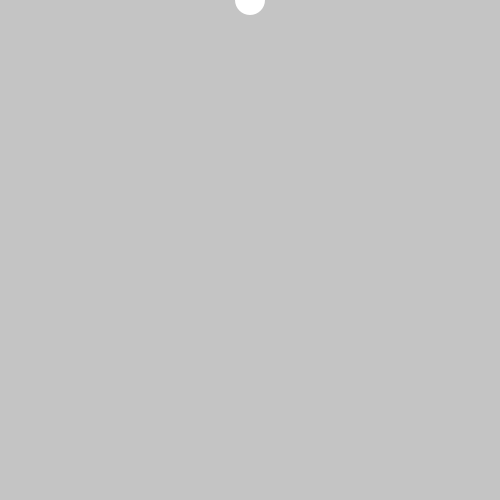
Frame 1 (no input)
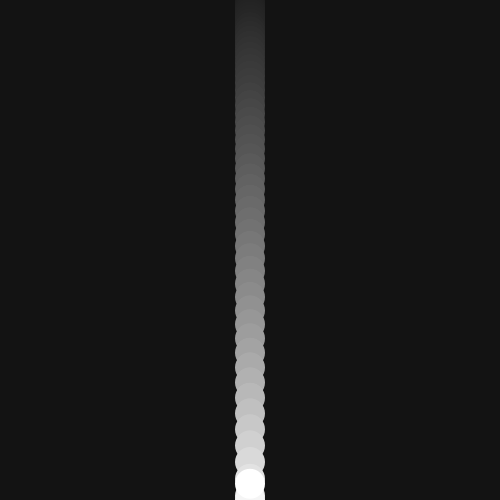
Frame 60 (the mouse pressed at the canvas centre just before this capture)
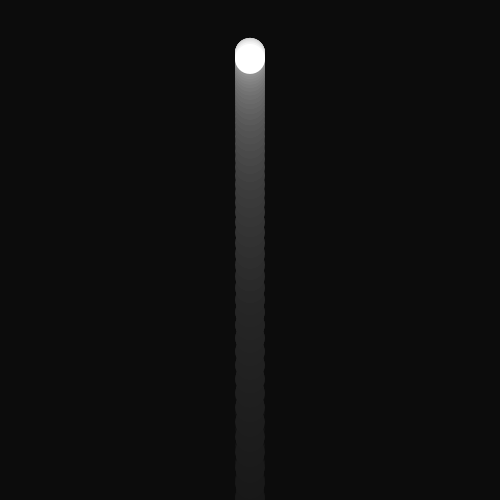
Frame 120 (the mouse held since frame 60 and released just before this capture)

The Processing sketch that drew these frames (run headless with seeded random() and noise(); from frame 60 on, the mouse is pressed at the canvas centre):

// Processing sketch: ex18_08_b
// ── ex18_08_b.pde
// 낙하, 반사하는 원 (PVector 클래스 사용)

PVector location = new PVector(250, 0);
PVector velocity = new PVector(0, 0);
PVector accel = new PVector(0.0, 0.3);
float friction = 0.95;

void setup() {
  size(500, 500);
}

void draw() {
  // 페이딩 효과
  noStroke();  
  fill(0, 10);  
  rect(0, 0, width, height);

  fill(255);
  ellipse(location.x, location.y, 30, 30);
  velocity.add(accel);
  location.add(velocity);
  if (location.y > height) {
    location.y = height;
    velocity.y *= -1;
    velocity.mult(friction);
  }
}
